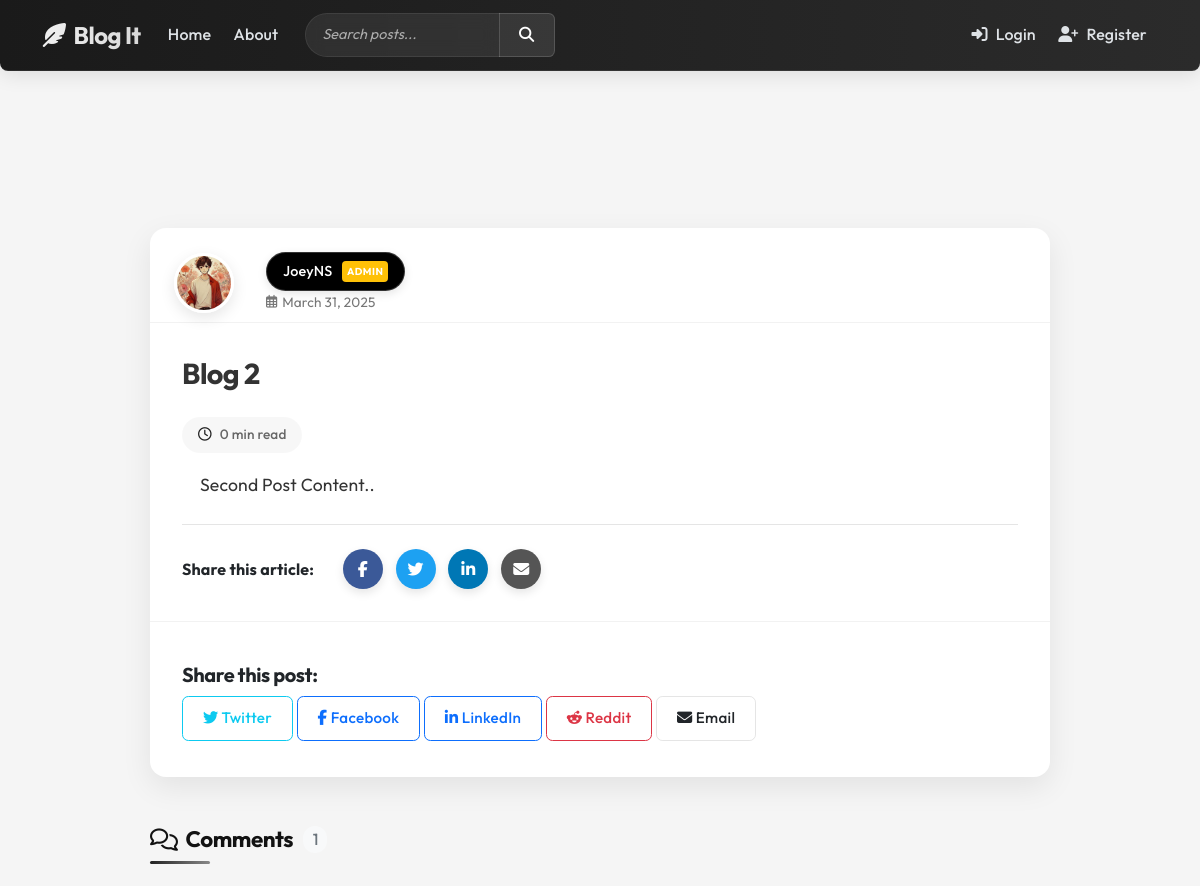
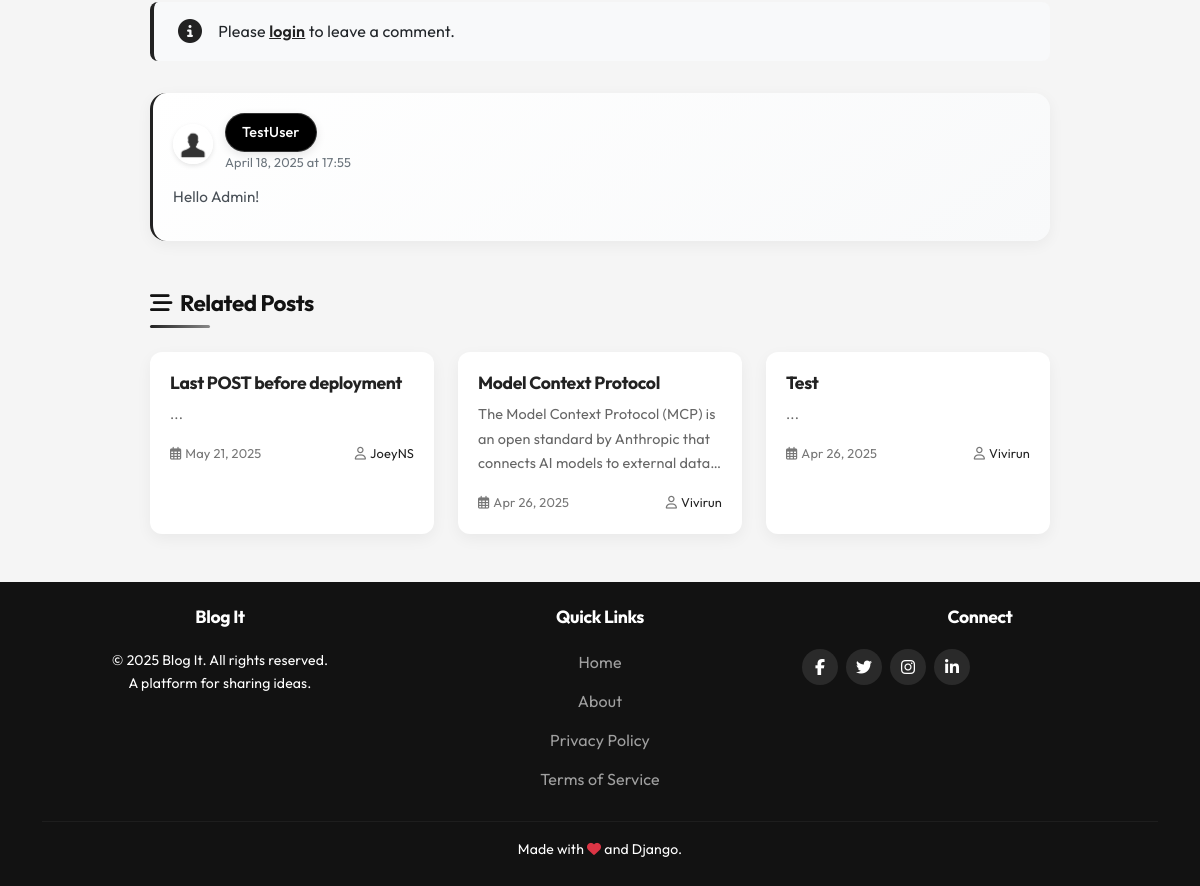
The app's page /post/2/ with its own data (2 pictures, top to bottom).
### blog/models.py (models this page shows, shortened)
class Post(models.Model):
    title = models.CharField(max_length=100)
    content = models.TextField()
    description = models.TextField(max_length=100, blank=True, help_text="A brief description to attract readers. If left empty, a generic description will be displayed.")
    date_posted = models.DateTimeField(default=timezone.now)
    author = models.ForeignKey(User, on_delete=models.CASCADE)
    slug = models.SlugField(max_length=100, unique=True, blank=True)
    tags = models.ManyToManyField(Tag, related_name='posts', blank=True)
    def get_absolute_url(self):
        return reverse('post-detail', kwargs={'pk': self.pk})

class Comment(models.Model):
    post = models.ForeignKey(Post, on_delete=models.CASCADE, related_name='comments')
    author = models.ForeignKey(User, on_delete=models.CASCADE)
    content = models.TextField()
    date_posted = models.DateTimeField(default=timezone.now)
    parent = models.ForeignKey('self', on_delete=models.CASCADE, null=True, blank=True, related_name='replies')
    class Meta:
        ordering = ['-date_posted']

### users/models.py (models this page shows, shortened)
class Profile(models.Model):
    user = models.OneToOneField(User, on_delete=models.CASCADE)
    image = models.ImageField(default='default.jpg', upload_to='profile_pics')
    bio = models.TextField(default='', blank=True)  # Added bio field with default empty string
    join_date = models.DateTimeField(auto_now_add=True, null=True)
    twitter_url = models.URLField(max_length=200, blank=True, null=True)
    linkedin_url = models.URLField(max_length=200, blank=True, null=True)
    github_url = models.URLField(max_length=200, blank=True, null=True)

### blog/views.py (the view)
# urls.py: path('post/<int:pk>/', PostDetailView.as_view(), name='post-detail'),
class PostDetailView(DetailView):
    model = Post
    def get_context_data(self, **kwargs):
        context = super().get_context_data(**kwargs)
        post = self.get_object()
        assert isinstance(post, Post) # Add assertion here
        context['comment_form'] = CommentForm()
        post_tags_ids = post.tags.values_list('id', flat=True)
        similar_posts = Post.objects.filter(tags__in=post_tags_ids)\
            .exclude(pk=post.pk)\
            .annotate(same_tags=Count('tags'))\
            .order_by('-same_tags', '-date_posted')[:3]  # Get top 3 similar posts
        if not similar_posts.exists():
            similar_posts = Post.objects.all().exclude(pk=post.pk).order_by('-date_posted')[:3]
        context['related_posts'] = similar_posts
        return context

### blog/forms.py
class SearchForm(forms.Form):
    q = forms.CharField(
        widget=forms.TextInput(
            attrs={
                "class": "form-control search-input",
                "type": "search",
                "placeholder": "Search posts...",
                "aria-label": "Search",
                "autocomplete": "off",
                "style": "height: 40px;"
            }
        ),
        label=""
    )

class CommentForm(forms.ModelForm):
    content = forms.CharField(
        label='',
        widget=forms.Textarea(
            attrs={
                'class': 'form-control',
                'placeholder': 'Write your comment here...',
                'rows': 4,
                'style': 'border-radius: 16px; background-color: #f8f9fa; padding: 15px;'
            }
        )
    )
    class Meta:
        model = Comment
        fields = ['content']

### blog/context_processors.py (called while the page is built)
def popular_tags(request):
    tags = Tag.objects.annotate(post_count=Count('posts')).order_by('-post_count')[:5]
    return {'popular_tags': tags}

def search_form_context(request):
    return {'search_form': SearchForm()}

### blog/templates/blog/post_detail.html (shortened to what this page needs)
{% extends "blog/base.html" %}
{% load crispy_forms_tags %}
{% block content%}
<div class="main-container">
    <div class="post-container">
        <div class="post-header">
            <div class="post-author">
                <img class="rounded-circle article-img" src="{{ object.author.profile.image.url }}" alt="{{ object.author }}'s profile">
                <div class="author-info">
                    {% if user.is_authenticated and object.author == user %}
                    <a class="username-box" href="{% url 'profile' %}">{{ object.author }}
                        {% if object.author.is_staff %}<span class="admin-badge">admin</span>{% endif %}
                    </a>
                    {% else %}
                    <a class="username-box" href="{% url 'user-profile' object.author.username %}">{{ object.author }}
                        {% if object.author.is_staff %}<span class="admin-badge">admin</span>{% endif %}
                    </a>
                    {% endif %}
                    <div class="post-date">
                        <i class="far fa-calendar-alt"></i> {{ object.date_posted|date:"F d, Y" }}
                    </div>
                </div>
            </div>
        </div>
        <div class="post-content-container">
            <h1 class="post-title">{{ object.title }}</h1>
            <div class="reading-time">
                <i class="far fa-clock"></i>
                {% with word_count=object.content|striptags|wordcount %}
                    {% widthratio word_count 200 1 %} min read
                {% endwith %}
            </div>
            <div class="post-content">{{ object.content|safe }}</div>
            <div class="social-sharing">
                <p class="me-3 mb-0"><strong>Share this article:</strong></p>
                <a href="https://www.facebook.com/sharer/sharer.php?u={{ request.build_absolute_uri }}" target="_blank" class="share-btn share-facebook" title="Share on Facebook">
                    <i class="fab fa-facebook-f"></i>
                </a>
                <a href="https://twitter.com/intent/tweet?url={{ request.build_absolute_uri }}&text={{ object.title|urlencode }}" target="_blank" class="share-btn share-twitter" title="Share on Twitter">
                    <i class="fab fa-twitter"></i>
                </a>
                <a href="https://www.linkedin.com/shareArticle?mini=true&url={{ request.build_absolute_uri }}&title={{ object.title|urlencode }}" target="_blank" class="share-btn share-linkedin" title="Share on LinkedIn">
                    <i class="fab fa-linkedin-in"></i>
                </a>
                <a href="mailto:?subject={{ object.title|urlencode }}&body=Read this article: {{ request.build_absolute_uri }}" class="share-btn share-email" title="Share via Email">
                    <i class="fas fa-envelope"></i>
                </a>
            </div>
        </div>
        <div class="post-footer">
            {% include 'blog/social_share_buttons.html' with post=object %}
        </div>
    </div>
    <div class="comments-section">
        <h3 class="comments-title">
            <i class="far fa-comments me-2"></i> Comments
            <span class="comment-count">
                {{ object.comments.count }}
            </span>
        </h3>
        {% if user.is_authenticated %}
        <div class="comment-form-container">
            <form method="POST" action="{% url 'add-comment' object.id %}">
                {% csrf_token %}
                {{ comment_form|crispy }}
                <div class="d-flex justify-content-end mt-3">
                    <button type="submit" class="comment-form-btn">
                        <i class="far fa-paper-plane"></i> Post Comment
                    </button>
                </div>
            </form>
        </div>
        {% else %}
        <div class="alert-login">
            <i class="fas fa-info-circle"></i>
            <div>Please <a href="{% url 'login' %}">login</a> to leave a comment.</div>
        </div>
        {% endif %}
        {% if object.comments.exists %}
            {% for comment in object.comments.all %}
                {% if not comment.parent %}
                <div class="comment-card" id="comment-{{ comment.id }}">
                    <div class="comment-header">
                        <img class="comment-author-img" src="{{ comment.author.profile.image.url }}" alt="{{ comment.author }}'s profile image">
                        <div>
                            <a class="username-box" href="{% url 'user-profile' comment.author.username %}">{{ comment.author.username }}
                            </a>
                            <div class="comment-date">{{ comment.date_posted|date:"F d, Y" }} at {{ comment.date_posted|time:"H:i" }}</div>
                        </div>
                    </div>
                    <div class="comment-content">
                        {{ comment.content|linebreaksbr }}
                    </div>
                    </div>
                {% endif %}
            {% endfor %}
        {% else %}
            <div class="no-comments-message">
                <i class="far fa-comment-dots d-block"></i>
                <p>No comments yet. Be the first to share your thoughts!</p>
            </div>
        {% endif %}
    </div>
    {% if related_posts %}
    <div class="related-posts">
        <h3 class="related-posts-title"><i class="fas fa-stream me-2"></i>Related Posts</h3>
        <div class="related-posts-grid">
            {% for related_post in related_posts %}
            <div class="related-post-card">
                <div class="related-post-content">
                    <h5 class="related-post-title"><a href="{{ related_post.get_absolute_url }}">{{ related_post.title }}</a></h5>
                    <p class="related-post-excerpt">{{ related_post.description|default:related_post.content|striptags|truncatewords:20 }}</p>
                    <div class="related-post-meta">
                        <span><i class="far fa-calendar-alt me-1"></i>{{ related_post.date_posted|date:"M d, Y" }}</span>
                        <span><i class="far fa-user me-1"></i><a href="{% url 'user-profile' related_post.author.username %}">{{ related_post.author.username }}</a></span>
                    </div>
                </div>
            </div>
            {% endfor %}
        </div>
    </div>
    {% endif %}
</div>
{% endblock content %}

### blog/static/blog/main.css (style rules this page uses)
body { background: #fafafa; color: #333333; margin-top: 5rem; }
h1, h2, h3, h4, h5, h6 { color: #444444; }
.article-img { height: 65px; width: 65px; margin-right: 16px; }

### blog/templates/blog/base.html (style rules this page uses)
.navbar .form-control { background-color: rgba(255, 255, 255, 0.1); border: 1px solid rgba(255, 255, 255, 0.2); color: #ffffff !important; border-radius: 20px 0 0 20px; padding-left: 1rem; }
.navbar .form-control::placeholder { color: var(--gray-500); }
.search-input { background-color: rgba(255, 255, 255, 0.08) !important; border: 1px solid rgba(255, 255, 255, 0.15) !important; color: #ffffff !important; border-radius: 50px 0 0 50px !important; padding: 0.6rem 1rem !important; font-size: 0.9rem !important; transition: all 0.3s ease !important; width: 100% !important; backdrop-filter: blur(8px); height: auto !important; }
.search-input::placeholder { color: rgba(255, 255, 255, 0.6) !important; font-style: italic; }
.username-box { padding: 0.5rem 1.1rem; background-color: transparent; border: 1px solid rgba(255,255,255,0.2); }
:root { --primary: #222222; --primary-hover: #000000; --accent: #888888; --accent-hover: #666666; --secondary: #505050; --success: #2c6e49; --danger: #c1121f; --warning: #cc9700; --info: #4a6fa5; --light: #f8f9fa; --dark: #121212; --gray-100: #f8f9fa; --gray-200: #e9ecef; --gray-300: #dee2e6; --gray-400: #ced4da; --gray-500: #adb5bd; --gray-600: #6c757d; --gray-700: #495057; --gray-800: #343a40; --gray-900: #212529; --body-bg: #f5f5f5; --card-bg: #ffffff; --text-main: #212529; --text-secondary: #505050; --text-muted: #6c757d; --border-radius: 0.5rem; --box-shadow: 0 5px 15px rgba(0, 0, 0, 0.05); --transition: 0.2s ease-in-out; }
body { font-family: 'Outfit', sans-serif; background-color: var(--body-bg); color: var(--text-main); padding-top: 76px; line-height: 1.7; font-size: 1rem; letter-spacing: 0.01em; }
h1, h2, h3, h4, h5, h6 { color: var(--text-main); font-weight: 700; letter-spacing: -0.02em; line-height: 1.3; }
a { color: var(--primary); text-decoration: none; transition: color 0.15s ease; }
.form-control { border-radius: 0.4rem; padding: 0.625rem 1rem; border: 1px solid rgba(0, 0, 0, 0.08); font-size: 0.95rem; transition: all 0.15s ease; background-color: var(--gray-100); }
.input-group > .form-control { border-top-right-radius: 0; border-bottom-right-radius: 0; }
.username-box { display: inline-flex; align-items: center; background-color: #000000; color: white !important; border-radius: 50px; padding: 0.4rem 1rem; margin-right: 0.5rem; font-weight: 500; font-size: 0.9rem; transition: all 0.2s ease; text-decoration: none !important; position: relative; box-shadow: 0 3px 10px rgba(0, 0, 0, 0.1); }
.username-box::after { content: ''; position: absolute; width: 100%; transform: scaleX(0); height: 2px; bottom: -2px; left: 0; background-color: white; transform-origin: bottom right; transition: transform 0.25s ease-out; }
.username-box .admin-badge { background-color: #ffc107; color: #000; border-radius: 0.25rem; padding: 0.2em 0.5em; font-size: 0.7em; margin-left: 0.6rem; font-weight: 700; text-transform: uppercase; letter-spacing: 0.5px; }

### records on screen
Post: author.profile.image (picture), author "JoeyNS", date_posted "March 31, 2025", title "Blog 2", content "Second Post Content..", comments.count "1"
Comment: author.profile.image (placeholder picture), author.username "TestUser", date_posted "April 18, 2025", date_posted "17:55", content "Hello Admin!"
Post: title "Last POST before deployment", description "...", date_posted "May 21, 2025", author.username "JoeyNS"
Post: title "Model Context Protocol", description "The Model Context Protocol (MCP) is an open standard by Anthropic that connects AI models to external…", date_posted "Apr 26, 2025", author.username "Vivirun"
Post: title "Test", description "...", date_posted "Apr 26, 2025", author.username "Vivirun"
